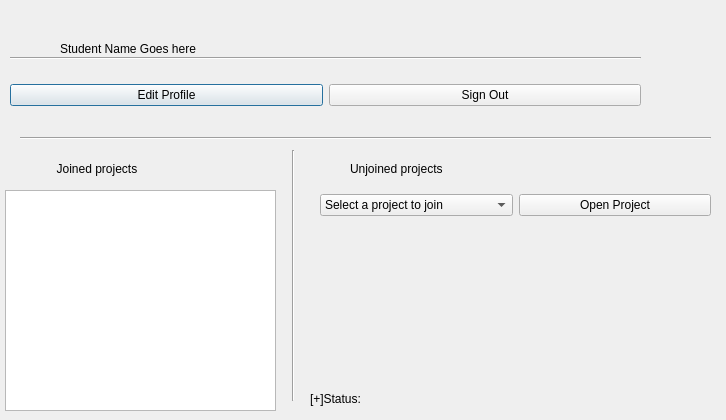
<?xml version="1.0" encoding="UTF-8"?>
<ui version="4.0">
 <class>StudentHomeWindow</class>
 <widget class="QDialog" name="StudentHomeWindow">
  <property name="geometry">
   <rect>
    <x>0</x>
    <y>0</y>
    <width>726</width>
    <height>420</height>
   </rect>
  </property>
  <property name="windowTitle">
   <string>Student Home</string>
  </property>
  <widget class="Line" name="line">
   <property name="geometry">
    <rect>
     <x>10</x>
     <y>50</y>
     <width>631</width>
     <height>16</height>
    </rect>
   </property>
   <property name="orientation">
    <enum>Qt::Horizontal</enum>
   </property>
  </widget>
  <widget class="Line" name="line_2">
   <property name="geometry">
    <rect>
     <x>20</x>
     <y>130</y>
     <width>691</width>
     <height>16</height>
    </rect>
   </property>
   <property name="orientation">
    <enum>Qt::Horizontal</enum>
   </property>
  </widget>
  <widget class="QListWidget" name="joinedProjectsList">
   <property name="geometry">
    <rect>
     <x>5</x>
     <y>190</y>
     <width>271</width>
     <height>221</height>
    </rect>
   </property>
  </widget>
  <widget class="QWidget" name="layoutWidget">
   <property name="geometry">
    <rect>
     <x>10</x>
     <y>20</y>
     <width>621</width>
     <height>20</height>
    </rect>
   </property>
   <layout class="QHBoxLayout" name="horizontalLayout_2"/>
  </widget>
  <widget class="QWidget" name="layoutWidget">
   <property name="geometry">
    <rect>
     <x>10</x>
     <y>80</y>
     <width>631</width>
     <height>30</height>
    </rect>
   </property>
   <layout class="QHBoxLayout" name="horizontalLayout">
    <item>
     <widget class="QPushButton" name="editProfileBtn">
      <property name="text">
       <string>Edit Profile</string>
      </property>
     </widget>
    </item>
    <item>
     <widget class="QPushButton" name="signOutBtn">
      <property name="text">
       <string>Sign Out</string>
      </property>
     </widget>
    </item>
   </layout>
  </widget>
  <widget class="QLabel" name="label">
   <property name="geometry">
    <rect>
     <x>30</x>
     <y>160</y>
     <width>161</width>
     <height>18</height>
    </rect>
   </property>
   <property name="text">
    <string>        Joined projects</string>
   </property>
  </widget>
  <widget class="QLabel" name="label_2">
   <property name="geometry">
    <rect>
     <x>350</x>
     <y>160</y>
     <width>381</width>
     <height>18</height>
    </rect>
   </property>
   <property name="text">
    <string>Unjoined projects</string>
   </property>
  </widget>
  <widget class="QLabel" name="studentNameLbl">
   <property name="geometry">
    <rect>
     <x>60</x>
     <y>40</y>
     <width>619</width>
     <height>18</height>
    </rect>
   </property>
   <property name="text">
    <string>Student Name Goes here</string>
   </property>
  </widget>
  <widget class="Line" name="line_3">
   <property name="geometry">
    <rect>
     <x>283</x>
     <y>150</y>
     <width>20</width>
     <height>251</height>
    </rect>
   </property>
   <property name="orientation">
    <enum>Qt::Vertical</enum>
   </property>
  </widget>
  <widget class="QLabel" name="statusLbl">
   <property name="geometry">
    <rect>
     <x>310</x>
     <y>390</y>
     <width>401</width>
     <height>17</height>
    </rect>
   </property>
   <property name="text">
    <string>[+]Status:</string>
   </property>
   <property name="wordWrap">
    <bool>true</bool>
   </property>
  </widget>
  <widget class="QWidget" name="layoutWidget">
   <property name="geometry">
    <rect>
     <x>320</x>
     <y>190</y>
     <width>391</width>
     <height>30</height>
    </rect>
   </property>
   <layout class="QHBoxLayout" name="horizontalLayout_3">
    <item>
     <widget class="QComboBox" name="unjoinedProjectsInput">
      <item>
       <property name="text">
        <string>Select a project to join</string>
       </property>
      </item>
     </widget>
    </item>
    <item>
     <widget class="QPushButton" name="openProjectBtn">
      <property name="text">
       <string>Open Project</string>
      </property>
     </widget>
    </item>
   </layout>
  </widget>
  <zorder>layoutWidget</zorder>
  <zorder>layoutWidget</zorder>
  <zorder>layoutWidget</zorder>
  <zorder>line</zorder>
  <zorder>line_2</zorder>
  <zorder>joinedProjectsList</zorder>
  <zorder>label</zorder>
  <zorder>label_2</zorder>
  <zorder>studentNameLbl</zorder>
  <zorder>line_3</zorder>
  <zorder>statusLbl</zorder>
 </widget>
 <resources/>
 <connections/>
</ui>
